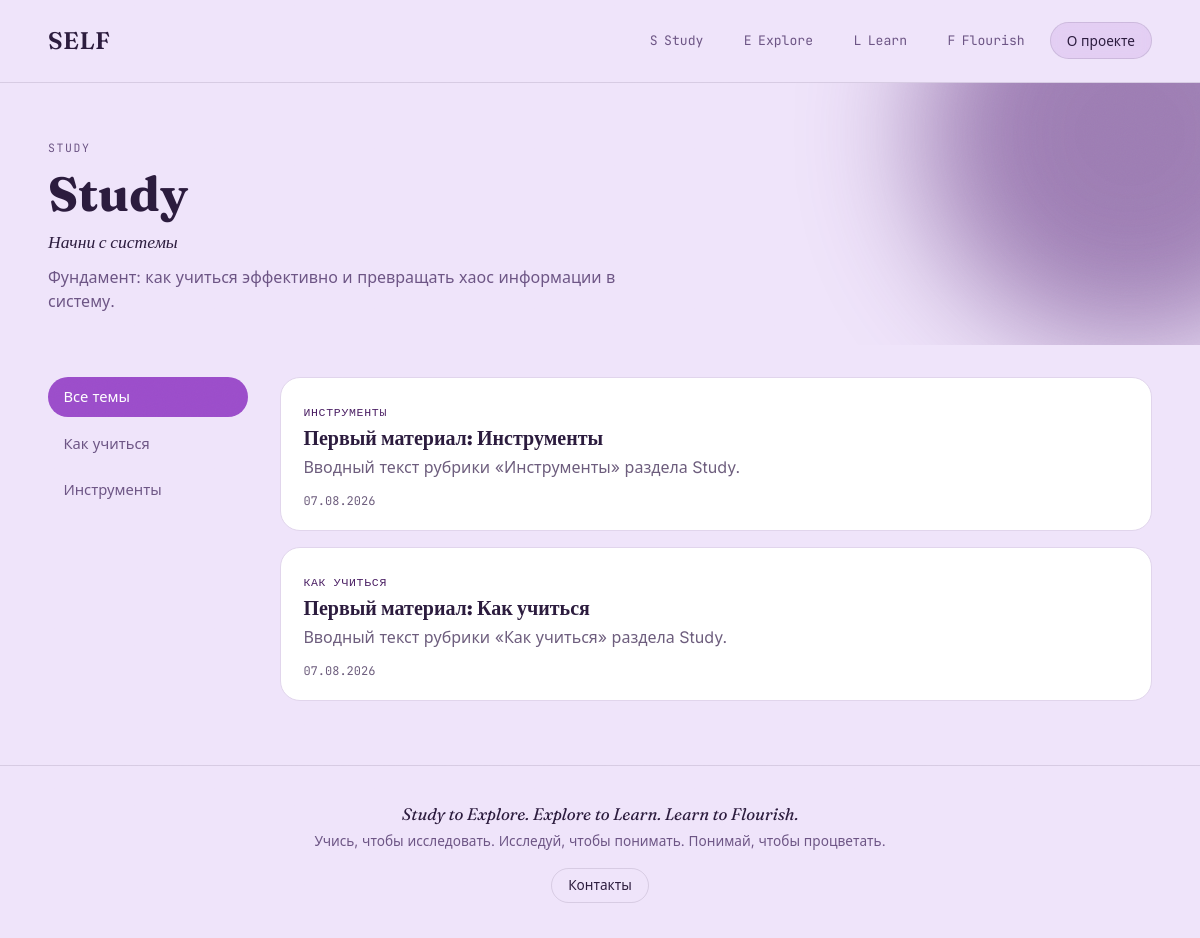
The app's page /study/ with its own data.
### models.py (models this page shows, shortened)
class Section(db.Model):
    id = db.Column(db.Integer, primary_key=True)
    slug = db.Column(db.String(32), unique=True, nullable=False)      # study / explore / learn / flourish
    name = db.Column(db.String(64), nullable=False)                    # "Study"
    tagline = db.Column(db.String(255))                                 # короткий подзаголовок
    description = db.Column(db.Text)
    accent = db.Column(db.String(16), default="#3B5169")                # HEX цвет раздела для фронта
    order = db.Column(db.Integer, default=0)
    subsections = db.relationship(
        "Subsection", backref="section", order_by="Subsection.order",
        cascade="all, delete-orphan",
    )

class Subsection(db.Model):
    id = db.Column(db.Integer, primary_key=True)
    section_id = db.Column(db.Integer, db.ForeignKey("section.id"), nullable=False)
    slug = db.Column(db.String(64), nullable=False)
    name = db.Column(db.String(128), nullable=False)
    description = db.Column(db.Text)
    order = db.Column(db.Integer, default=0)
    posts = db.relationship(
        "Post", backref="subsection", order_by="Post.published_at.desc()",
        cascade="all, delete-orphan",
    )
    __table_args__ = (
        db.UniqueConstraint("section_id", "slug", name="uq_subsection_slug_per_section"),
    )

class Post(db.Model):
    id = db.Column(db.Integer, primary_key=True)
    subsection_id = db.Column(db.Integer, db.ForeignKey("subsection.id"), nullable=False)
    title = db.Column(db.String(255), nullable=False)
    slug = db.Column(db.String(255), unique=True, nullable=False)
    summary = db.Column(db.String(500))                # короткий анонс для карточек/превью
    content = db.Column(db.Text, nullable=False)        # markdown
    content_type = db.Column(db.String(16), default="text")   # text | video | audio | gallery
    cover_image_url = db.Column(db.String(512))
    author = db.Column(db.String(128), default="SELF")
    published = db.Column(db.Boolean, default=True)
    created_at = db.Column(db.DateTime, default=datetime.utcnow)
    updated_at = db.Column(db.DateTime, default=datetime.utcnow, onupdate=datetime.utcnow)
    published_at = db.Column(db.DateTime, default=datetime.utcnow)
    source = db.Column(db.String(16), default="web")          # web | bot
    telegram_message_id = db.Column(db.BigInteger, index=True, nullable=True)
    tags = db.relationship("Tag", secondary=post_tags, backref="posts")

### routes/sections.py (the view)
@bp.route("/<section_slug>/")
def section_view(section_slug):
    section = Section.query.filter_by(slug=section_slug).first_or_404()
    tag_slug = request.args.get("tag")
    posts_query = (
        Post.query.join(Subsection)
        .filter(Subsection.section_id == section.id, Post.published.is_(True))
    )
    if tag_slug:
        posts_query = posts_query.filter(Post.tags.any(slug=tag_slug))
    posts = posts_query.order_by(Post.published_at.desc()).all()
    return render_template(
        "section.html", section=section, posts=posts, active_subsection=None, active_tag=tag_slug
    )

### templates/section.html (shortened to what this page needs)
{% extends "base.html" %}
{% block content %}
<section class="section-hero section-hero--{{ section.slug }}">
  <p class="eyebrow">{{ section.slug }}</p>
  <h1>{{ section.name }}</h1>
  <p class="section-tagline">{{ section.tagline }}</p>
  {% if section.description %}<p class="section-desc">{{ section.description }}</p>{% endif %}
</section>
<div class="section-body">
  <aside class="subsection-nav">
    <a href="{{ url_for('sections.section_view', section_slug=section.slug) }}"
       class="subsection-link {{ 'is-active' if not active_subsection }}">Все темы</a>
    {% for sub in section.subsections %}
      <a href="{{ url_for('sections.subsection_view', section_slug=section.slug, subsection_slug=sub.slug) }}"
         class="subsection-link {{ 'is-active' if active_subsection and active_subsection.id == sub.id }}">{{ sub.name }}</a>
    {% endfor %}
  </aside>
  <div class="post-list">
    {% if posts %}
      {% for post in posts %}
      <a href="{{ url_for('sections.post_view', post_slug=post.slug) }}" class="post-card post-card--{{ section.slug }}">
        <span class="post-card-sub">{{ post.subsection.name }}</span>
        <h2>{{ post.title }}</h2>
        {% if post.summary %}<p>{{ post.summary }}</p>{% endif %}
        <time>{{ post.published_at.strftime('%d.%m.%Y') }}</time>
      </a>
      {% endfor %}
    {% else %}
      <p class="empty-state">Здесь пока пусто — материалы скоро появятся.</p>
    {% endif %}
  </div>
</div>
{% endblock %}

### static/css/style.css (style rules this page uses)
:root { color-scheme: light; --canvas: #EFE4FA; --canvas-ink: #2B1B3D; --canvas-ink-soft: #6C5484; --canvas-line: rgba(43, 27, 61, 0.12); --canvas-raised: #E4D4F3; --orb-ink: #FBF7FE; --paper: #F9F5FC; --paper-raised: #FFFFFF; --ink: #221730; --ink-soft: #6C5C7C; --line: #E1D5EC; --accent: #9B4DCA; --accent-soft: #D79FE8; --accent-deep: #4A1F63; --study: #5B2A7A; --explore: #8B3FA8; --learn: #B15AC4; --flourish: #E08FD1; --study-ink: #FFFFFF; --explore-ink: #FFFFFF; --learn-ink: #FFFFFF; --flourish-ink: #3A1650; --font-display: "Fraunces", serif; --font-body: "Inter", system-ui, sans-serif; --font-mono: "JetBrains Mono", ui-monospace, monospace; --radius: 4px; --radius-lg: 20px; }
* { box-sizing: border-box; }
html { scroll-behavior: smooth; }
body { margin: 0; background: var(--canvas); color: var(--canvas-ink); font-family: var(--font-body); line-height: 1.5; -webkit-font-smoothing: antialiased; position: relative; }
a { color: inherit; text-decoration: none; }
h1, h2, h3, h4, h5, h6 { font-family: var(--font-display); color: var(--canvas-ink); line-height: 1.2; margin: 1.4em 0 0.6em; }
p { color: var(--canvas-ink); margin: 0 0 1em; max-width: 72ch; }
.eyebrow { font-family: var(--font-mono); text-transform: uppercase; letter-spacing: 0.14em; font-size: 0.72rem; color: var(--canvas-ink-soft); margin: 0 0 0.6rem; }
.section-hero { position: relative; padding: clamp(2rem, 5vw, 3.5rem) clamp(1.2rem, 4vw, 3rem) 2rem; max-width: 1200px; margin: 0 auto; overflow: hidden; }
.section-hero::before { content: ""; position: absolute; width: 420px; height: 420px; right: -140px; top: -160px; border-radius: 50%; filter: blur(60px); opacity: 0.55; z-index: 0; }
.section-hero--study::before { background: var(--study); }
.section-hero h1, .section-tagline, .section-desc, .section-hero .eyebrow { position: relative; z-index: 1; }
.section-hero h1 { font-family: var(--font-display); font-size: clamp(2rem, 5vw, 3rem); margin: 0 0 0.4rem; color: var(--canvas-ink); }
.section-tagline { font-style: italic; font-family: var(--font-display); font-size: 1.1rem; margin: 0 0 0.6rem; color: var(--canvas-ink); }
.section-desc { color: var(--canvas-ink-soft); max-width: 60ch; margin: 0; }
.section-body { display: grid; grid-template-columns: 200px 1fr; gap: 2rem; padding: 2rem clamp(1.2rem, 4vw, 3rem) 4rem; max-width: 1200px; margin: 0 auto; }
.subsection-nav { display: flex; flex-direction: column; gap: 0.4rem; position: sticky; top: 1.5rem; align-self: start; }
.subsection-link { padding: 0.5rem 0.9rem; border-radius: 999px; color: var(--canvas-ink-soft); font-size: 0.92rem; border: 1px solid transparent; white-space: nowrap; }
.subsection-link.is-active { background: var(--accent); color: #fff; }
.post-list { display: flex; flex-direction: column; gap: 1rem; }
.post-card { border: 1px solid var(--line); border-radius: var(--radius-lg); padding: 1.2rem 1.4rem; background: var(--paper-raised); color: var(--ink); display: block; transition: transform 0.15s, box-shadow 0.15s; }
.post-card-sub { font-family: var(--font-mono); font-size: 0.72rem; color: var(--accent-deep); text-transform: uppercase; letter-spacing: 0.06em; }
.post-card h2 { font-family: var(--font-display); font-size: 1.25rem; margin: 0.3rem 0; }
.post-card p { margin: 0 0 0.5rem; color: var(--ink-soft); }
.post-card time { font-family: var(--font-mono); font-size: 0.75rem; color: var(--ink-soft); }

### records on screen
Section: slug "STUDY", name "Study", tagline "Начни с системы", description "Фундамент: как учиться эффективно и превращать хаос информации в систему."
Subsection: name "Как учиться"
Subsection: name "Инструменты"
Post: subsection.name "ИНСТРУМЕНТЫ", title "Первый материал: Инструменты", summary "Вводный текст рубрики «Инструменты» раздела Study.", published_at "07.08.2026"
Post: subsection.name "КАК УЧИТЬСЯ", title "Первый материал: Как учиться", summary "Вводный текст рубрики «Как учиться» раздела Study.", published_at "07.08.2026"

### other values on screen
{{ s[0]|upper }} "S" "E" "L" "F"
{{ s|capitalize }} "Study" "Explore" "Learn" "Flourish"
